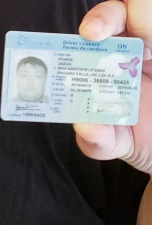
#> input picture document-scanner/1.jpg, 152 x 225 px
$ python scan.py --image 1.jpg --output out.png   (older library calls are emulated)
#> lines starting #> are read from the running program, lines starting #| are printed output that depends on the picture; after the words box and inside, x2 and y2 are one past the last pixel; in counts of white or black regions, pixels touching at a corner belong together
# USAGE
# From /adapters/:
# pipenv run python ../scan.py -i ~/Downloads/opencv-master/imgs/2Stickies.jpg -o ~/Documents/Work/identity/samples/IMG_1397_bounds.JPG

# The bible: http://citeseerx.ist.psu.edu/viewdoc/download?doi=10.1.1.59.4239&rep=rep1&type=pdf
# https://stackoverflow.com/questions/8667818/opencv-c-obj-c-detecting-a-sheet-of-paper-square-detection
# https://stackoverflow.com/questions/6555629/algorithm-to-detect-corners-of-paper-sheet-in-photo
# https://stackoverflow.com/questions/10893624/extract-lines-from-canny-edge-detection#10902423
# https://blogs.dropbox.com/tech/2016/08/fast-and-accurate-document-detection-for-scanning/
# https://stackoverflow.com/questions/1364976/rectangle-detection-with-hough-transform
# http://answers.opencv.org/question/74777/how-to-use-approxpolydp-to-close-contours/

# import the necessary packages
# from pyimagesearch.transform import four_point_transform
# from skimage.filters import threshold_local
import numpy as np
import argparse
import cv2
import imutils
import math
import itertools

# [65 lines left out: functions order_points, four_point_transform, get_new, not called in this run]

def getRectangle(gray, orig, ratio):
	gray = cv2.GaussianBlur(gray, (5, 5), 0)
	# gray = cv2.equalizeHist(gray)

	# this is to recognize white on white
	kernel = cv2.getStructuringElement(cv2.MORPH_RECT, (MORPH,MORPH))
	gray = cv2.dilate(gray, kernel)

	# Dyanmically set threshold
	# https://stackoverflow.com/questions/4292249/automatic-calculation-of-low-and-high-thresholds-for-the-canny-operation-in-open
	threshold, _ = cv2.threshold(gray, 0, 255, cv2.THRESH_BINARY + cv2.THRESH_OTSU)
	edged = cv2.Canny(gray, threshold * 0.9, threshold, 5)
	edges = edged

	# [7 lines of commented-out code are left out]

	lines = cv2.HoughLinesP(edged, 1,  3.14/180, HOUGH)
	for line in lines[0]:
		cv2.line(edges, (line[0], line[1]), (line[2], line[3]), (255,0,0), 2, 8)

	# find the contours in the edged image, keeping only the
	# largest ones, and initialize the screen contour
	contoursImage, contours, hierarchy = cv2.findContours(edges.copy(), cv2.RETR_LIST, cv2.CHAIN_APPROX_SIMPLE)
	contours = sorted(contours, key = cv2.contourArea, reverse = True)[:100]
	cnts = contours

	lines = cv2.HoughLines(contoursImage, 1, math.pi/180.0, 50, np.array([]), 0, 0)[:10]
	if lines is None:
		return None

	a,b,c = lines.shape
	thetaThreshold = 3.0 / (2 * math.pi)
	positionThreshold = 50.0

	extendedPeaks = []
	for combination in list(itertools.combinations(range(a), r=2)):
		i = combination[0]
		j = combination[1]
		line1 = lines[i][0]
		line2 = lines[j][0]
		dPosition = abs(line1[0] - line2[0])
		dTheta = abs(line1[1] - line2[1])

		if(dTheta < thetaThreshold and dPosition > positionThreshold):
			position = (line1[0] + line2[0]) / 2
			theta = (line1[1] + line2[1]) / 2
			extendedPeaks.append(((position, theta), (dPosition, dTheta), (line1, line2)))

	extendedThetaThreshold = 3.0 / (2 * math.pi)

	rectangles = []
	for combination in list(itertools.combinations(extendedPeaks, r=2)):
		extendedPeak1 = combination[0]
		extendedPeak2 = combination[1]
		dTheta = abs(abs(extendedPeak1[0][1] - extendedPeak2[0][1]) - (math.pi / 2))

		if(dTheta < extendedThetaThreshold):
			rectangles.append((extendedPeak1, extendedPeak2, dTheta))

	angularErrorWeight = 0.5
	distanceErrorWeight = 0.5
	bestRectangle = None
	bestRectangleError = float("inf")
	for rectangle in rectangles:
		error = angularErrorWeight * (rectangle[0][1][1] ** 2 + rectangle[1][1][1] ** 2 + rectangle[2] ** 2) + distanceErrorWeight * (rectangle[0][1][0] ** 2 + rectangle[1][1][0] ** 2)
		if error < bestRectangleError:
			bestRectangle = rectangle
			bestRectangleError = error

	if bestRectangle is None:
		return None

	bestRectangleLines = list([bestRectangle[0][2][0], bestRectangle[0][2][1], bestRectangle[1][2][0], bestRectangle[1][2][1]])
	# [12 lines of commented-out code are left out]

	bestRectanglePoints = []
	for combination in list(((bestRectangleLines[0], bestRectangleLines[2]), (bestRectangleLines[0], bestRectangleLines[3]), (bestRectangleLines[1], bestRectangleLines[2]), (bestRectangleLines[1], bestRectangleLines[3]))):
		rho0 = combination[0][0]
		rho1 = combination[1][0]

		# Minimum value so we don't error out
		theta0 = max(combination[0][1], 0.0000001)
		theta1 = max(combination[1][1], 0.0000001)

		# https://web.archive.org/web/20130617222808/http://www.aishack.in/2010/03/converting-lines-from-normal-to-slope-intercept-form/
		x0 = a * rho0
		y0 = b * rho0

		x1 = a * rho1
		y1 = b * rho1

		b0 = rho0 / math.sin(theta0)
		m0 = -math.cos(theta0) / math.sin(theta0)
		y0 = m0 * x0 + b0

		b1 = rho1 / math.sin(theta1)
		m1 = -math.cos(theta1) / math.sin(theta1)
		y1 = m1 * x1 + b1

		x = (b1 - b0) / (m0 - m1)
		y = m1 * x + b1

		bestRectanglePoints.append([x, y])

		# [5 lines of commented-out code are left out]

	cv2.fillConvexPoly(gray, np.array([bestRectanglePoints], np.int), (255, 0, 0))

	# [21 lines of commented-out code are left out]
	warped = four_point_transform(orig, np.array(bestRectanglePoints, np.int).reshape(4, 2) * ratio)

	# [11 lines of commented-out code are left out]

	cv2.imwrite(args["output"], warped)

	return True

# construct the argument parser and parse the arguments
ap = argparse.ArgumentParser()
ap.add_argument("-i", "--image", required = True,
	help = "Path to the image to be scanned")
ap.add_argument("-o", "--output", required = True,
	help = "Path to save the output image")
args = vars(ap.parse_args())

# these constants are carefully picked
MORPH = 9
CANNY = 84
HOUGH = 25

# load the image and compute the ratio of the old height
# to the new height, clone it, and resize it
image = cv2.imread(args["image"])
#> image is the input picture: shape (225, 152, 3); mean B, G, R 122.4, 121.5, 123.6
ratio = image.shape[0] / 500.0
orig = image.copy()
image = imutils.resize(image, height = 500)
#> image: shape (500, 337, 3)

# convert the image to grayscale, blur it, and find edges in the image
# https://stackoverflow.com/questions/29156091/opencv-edge-border-detection-based-on-color
hsv = cv2.cvtColor(image, cv2.COLOR_BGR2HSV)
#> hsv: shape (500, 337, 3); mean H, S, V 83.7, 47, 132.8
h,s,v = cv2.split(hsv)
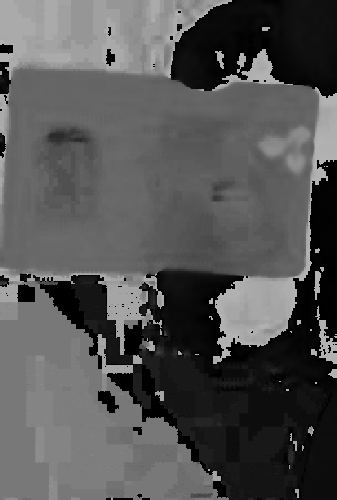
#> h: shape (500, 337); min 0, max 179, mean 83.7
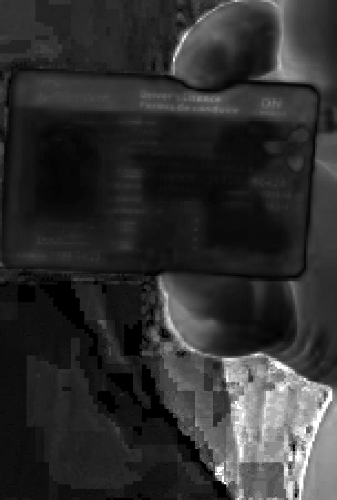
#> s: shape (500, 337); min 0, max 255, mean 47
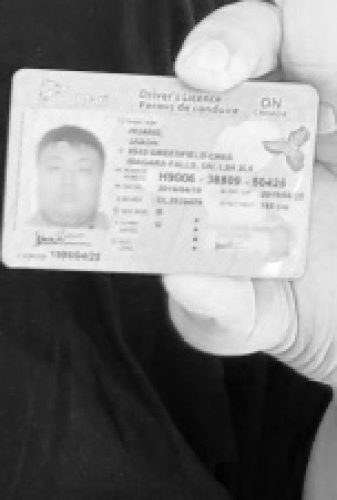
#> v: shape (500, 337); min 1, max 255, mean 132.8
gray = v

rectangle = getRectangle(s, orig, ratio)
#> in getRectangle, `gray = cv2.dilate(gray, kernel)`:
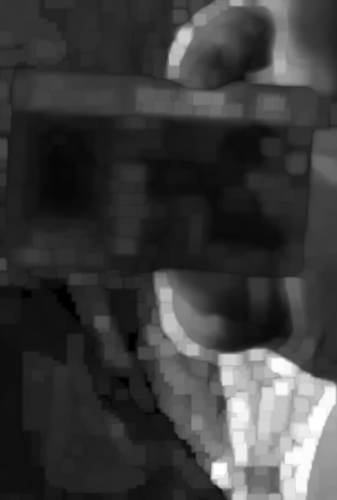
#> gray: shape (500, 337); min 0, max 255, mean 60.2
#> in getRectangle, `threshold, _ = cv2.threshold(gray, 0, 255, cv2.THRESH_BINARY + cv2.THR..`: threshold = 106
#> in getRectangle, `edged = cv2.Canny(gray, threshold * 0.9, threshold, 5)`:
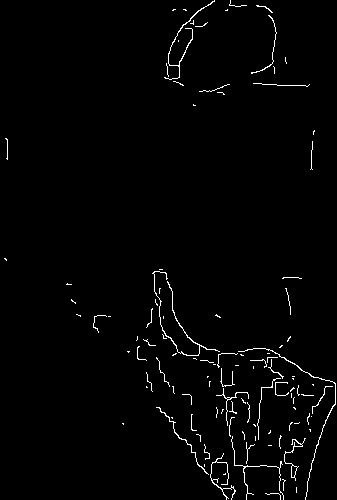
#> edged: shape (500, 337); 1.7% white in thin lines or dots
#> in getRectangle, `lines = cv2.HoughLinesP(edged, 1,  3.14/180, HOUGH)`: lines = 214 rows, first 6: [174, 81, 174, 81], [159, 289, 159, 289], [221, 371, 221, 377], [216, 314, 220, 317], [154, 287, 154, 287], [221, 379, 222, 386]
#> the loop in getRectangle, `for line in lines[0]:` made 1 pass
#> in getRectangle, `contoursImage, contours, hierarchy = cv2.findContours(edges.copy(), cv..`: contours = 111 contours, 104 with area under 20; largest, box (x1, y1, x2, y2) and area: (284, 438, 306, 481) 62, (152, 271, 220, 356) 50, (291, 465, 298, 478) 48, (164, 0, 215, 80) 46, (238, 348, 336, 500) 38, (156, 407, 209, 475) 29, (210, 453, 236, 500) 24
#> in getRectangle, `contours = sorted(contours, key = cv2.contourArea, reverse = True)[:100]`: contours = 100 contours, 93 with area under 20; largest, box (x1, y1, x2, y2) and area: (284, 438, 306, 481) 62, (152, 271, 220, 356) 50, (291, 465, 298, 478) 48, (164, 0, 215, 80) 46, (238, 348, 336, 500) 38, (156, 407, 209, 475) 29, (210, 453, 236, 500) 24
#> in getRectangle, `cnts = contours`: cnts has the same summary as contours
#> in getRectangle, `lines = cv2.HoughLines(contoursImage, 1, math.pi/180.0, 50, np.array([..`: lines = [[-159, 2.98], [-152, 2.97], [-270, 3.09], [-167, 3]]
#> the loop in getRectangle, `for combination in list(itertools.combinations(range(a), r=2)):` made 6 passes
#> (line1, line2, dPosition, dTheta, position, theta) on passes 2, 4, 6: ([-159, 2.98], [-270, 3.09], 111, 0.105, -214.5, 3.04), ([-152, 2.97], [-270, 3.09], 118, 0.122, -211, 3.03), ([-270, 3.09], [-167, 3], 103, 0.0873, -218.5, 3.05)
#> after the loop in getRectangle, `for combination in list(itertools.combinations(range(a), r=2)):`: extendedPeaks = [((-214.5, 3.04), (111, 0.105), ([-159, 2.98], [-270, 3.09])), ((-211, 3.03), (118, 0.122), ([-152, 2.97], [-270, 3.09])), ((-218.5, 3.05), (103, 0.0873), ([-270, 3.09], [-167, 3]))]
#> the loop in getRectangle, `for combination in list(itertools.combinations(extendedPeaks, r=2)):` made 3 passes
#> (extendedPeak1, extendedPeak2, dTheta) on passes 1 to 3: (((-214.5, 3.04), (111, 0.105), ([-159, 2.98], [-270, 3.09])), ((-211, 3.03), (118, 0.122), ([-152, 2.97], [-270, 3.09])), 1.56), (((-214.5, 3.04), (111, 0.105), ([-159, 2.98], [-270, 3.09])), ((-218.5, 3.05), (103, 0.0873), ([-270, 3.09], [-167, 3])), 1.56), (((-211, 3.03), (118, 0.122), ([-152, 2.97], [-270, 3.09])), ((-218.5, 3.05), (103, 0.0873), ([-270, 3.09], [-167, 3])), 1.55)
#> after the loop in getRectangle, `for combination in list(itertools.combinations(extendedPeaks, r=2)):`: rectangles = []
#> after the loop in getRectangle, `for rectangle in rectangles:`: bestRectangleError = inf
if rectangle is None:
	rectangle = getRectangle(v, orig, ratio)
#> call 2 of getRectangle, with ratio = 0.45
#> in getRectangle (call 2), `gray = cv2.dilate(gray, kernel)`:
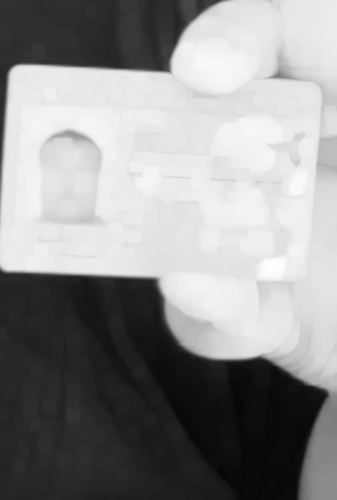
#> gray: shape (500, 337); min 6, max 253, mean 143.8
#> in getRectangle (call 2), `threshold, _ = cv2.threshold(gray, 0, 255, cv2.THRESH_BINARY + cv2.THR..`: threshold = 130
#> in getRectangle (call 2), `edged = cv2.Canny(gray, threshold * 0.9, threshold, 5)`:
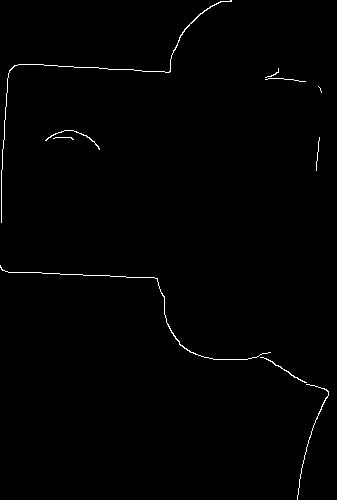
#> edged: shape (500, 337); 0.72% white in thin lines or dots
#> in getRectangle (call 2), `lines = cv2.HoughLinesP(edged, 1,  3.14/180, HOUGH)`: lines = 42 rows, first 6: [110, 276, 145, 277], [2, 160, 2, 149], [2, 169, 2, 161], [111, 69, 129, 69], [1, 222, 1, 170], [60, 274, 82, 274]
#> the loop in getRectangle (call 2), `for line in lines[0]:` made 1 pass
#> in getRectangle (call 2), `contoursImage, contours, hierarchy = cv2.findContours(edges.copy(), cv..`: contours = 10 contours, 6 with area under 20; largest, box (x1, y1, x2, y2) and area: (0, 265, 271, 360) 102, (1, 0, 232, 223) 46, (260, 357, 307, 383) 23, (45, 130, 100, 150) 22
#> in getRectangle (call 2), `cnts = contours`: cnts has the same summary as contours
#> in getRectangle (call 2), `lines = cv2.HoughLines(contoursImage, 1, math.pi/180.0, 50, np.array([..`: lines = [[271, 1.61], [270, 1.62], [63, 1.62], [13, 0.0698], [11, 0.0524], [273, 1.59], [61, 1.64], [268, 1.64], [64, 1.61], [8, 0.0349]]
#> the loop in getRectangle (call 2), `for combination in list(itertools.combinations(range(a), r=2)):` made 45 passes
#> (line1, line2, dPosition, dTheta, position, theta) on passes 2, 6, 8, 10, 14, 16, 20, 22: ([271, 1.61], [63, 1.62], 208, 0.0175, 167, 1.61), ([271, 1.61], [61, 1.64], 210, 0.0349, 166, 1.62), ([271, 1.61], [64, 1.61], 207, 0, 167.5, 1.61), ([270, 1.62], [63, 1.62], 207, 0, 166.5, 1.62), ([270, 1.62], [61, 1.64], 209, 0.0175, 165.5, 1.63), ([270, 1.62], [64, 1.61], 206, 0.0175, 167, 1.61), ([63, 1.62], [273, 1.59], 210, 0.0349, 168, 1.61), ([63, 1.62], [268, 1.64], 205, 0.0175, 165.5, 1.63)
#> after the loop in getRectangle (call 2), `for combination in list(itertools.combinations(range(a), r=2)):`: extendedPeaks = 12 items
#> the loop in getRectangle (call 2), `for combination in list(itertools.combinations(extendedPeaks, r=2)):` made 66 passes
#> (extendedPeak1, extendedPeak2, dTheta) on passes 1 to 3: (((167, 1.61), (208, 0.0175), ([271, 1.61], [63, 1.62])), ((166, 1.62), (210, 0.0349), ([271, 1.61], [61, 1.64])), 1.56), (((167, 1.61), (208, 0.0175), ([271, 1.61], [63, 1.62])), ((167.5, 1.61), (207, 0), ([271, 1.61], [64, 1.61])), 1.56), (((167, 1.61), (208, 0.0175), ([271, 1.61], [63, 1.62])), ((166.5, 1.62), (207, 0), ([270, 1.62], [63, 1.62])), 1.56)
#> after the loop in getRectangle (call 2), `for rectangle in rectangles:`: bestRectangleError = inf

print(rectangle)
#| None

$ run again, on document-scanner/3.jpg
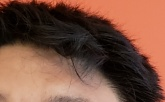
#> input picture document-scanner/3.jpg, 165 x 102 px
#> image is the input picture: shape (102, 165, 3); mean B, G, R 64.3, 80.6, 120.5
#> image: shape (500, 808, 3)
#> hsv: shape (500, 808, 3); mean H, S, V 16.1, 123.1, 120.5
#> threshold = 164
#> edged: shape (500, 808); 2.1% white in thin lines or dots
#> in getRectangle, `lines = cv2.HoughLinesP(edged, 1,  3.14/180, HOUGH)`: lines = 2102 rows, first 6: [495, 219, 495, 219], [175, 126, 199, 126], [415, 135, 417, 137], [43, 102, 46, 102], [442, 159, 442, 159], [632, 407, 632, 407]
#> the loop in getRectangle, `for line in lines[0]:` made 1 pass
#> in getRectangle, `contoursImage, contours, hierarchy = cv2.findContours(edges.copy(), cv..`: contours = 444 contours, 432 with area under 20; largest, box (x1, y1, x2, y2) and area: (696, 437, 729, 459) 318, (706, 437, 729, 459) 310, (601, 289, 617, 303) 158, (603, 289, 617, 303) 152, (510, 256, 528, 270) 150
#> in getRectangle, `contours = sorted(contours, key = cv2.contourArea, reverse = True)[:100]`: contours = 100 contours, 88 with area under 20; largest, box (x1, y1, x2, y2) and area: (696, 437, 729, 459) 318, (706, 437, 729, 459) 310, (601, 289, 617, 303) 158, (603, 289, 617, 303) 152, (510, 256, 528, 270) 150
#> cnts has the same summary as contours
#> in getRectangle, `lines = cv2.HoughLines(contoursImage, 1, math.pi/180.0, 50, np.array([..`: lines = [[-194, 2.36], [-249, 2.48], [-190, 2.36], [-197, 2.36], [160, 1.57], [-185, 2.34], [-192, 2.36], [126, 1.57], [-258, 2.5], [111, 1.57]]
#> the loop in getRectangle, `for combination in list(itertools.combinations(range(a), r=2)):` made 45 passes
#> (line1, line2, dPosition, dTheta, position, theta) on passes 1, 8, 10, 11, 13, 14, 23, 29: ([-194, 2.36], [-249, 2.48], 55, 0.122, -221.5, 2.42), ([-194, 2.36], [-258, 2.5], 64, 0.14, -226, 2.43), ([-249, 2.48], [-190, 2.36], 59, 0.122, -219.5, 2.42), ([-249, 2.48], [-197, 2.36], 52, 0.122, -223, 2.42), ([-249, 2.48], [-185, 2.34], 64, 0.14, -217, 2.41), ([-249, 2.48], [-192, 2.36], 57, 0.122, -220.5, 2.42), ([-190, 2.36], [-258, 2.5], 68, 0.14, -224, 2.43), ([-197, 2.36], [-258, 2.5], 61, 0.14, -227.5, 2.43)
#> after the loop in getRectangle, `for combination in list(itertools.combinations(range(a), r=2)):`: extendedPeaks = 10 items
#> the loop in getRectangle, `for combination in list(itertools.combinations(extendedPeaks, r=2)):` made 45 passes
#> (extendedPeak1, extendedPeak2, dTheta) on passes 1 to 3: (((-221.5, 2.42), (55, 0.122), ([-194, 2.36], [-249, 2.48])), ((-226, 2.43), (64, 0.14), ([-194, 2.36], [-258, 2.5])), 1.56), (((-221.5, 2.42), (55, 0.122), ([-194, 2.36], [-249, 2.48])), ((-219.5, 2.42), (59, 0.122), ([-249, 2.48], [-190, 2.36])), 1.57), (((-221.5, 2.42), (55, 0.122), ([-194, 2.36], [-249, 2.48])), ((-223, 2.42), (52, 0.122), ([-249, 2.48], [-197, 2.36])), 1.57)
#> after the loop in getRectangle, `for combination in list(itertools.combinations(extendedPeaks, r=2)):`: rectangles = []
#> after the loop in getRectangle, `for rectangle in rectangles:`: bestRectangleError = inf
#> in getRectangle (call 2), `gray = cv2.dilate(gray, kernel)`:
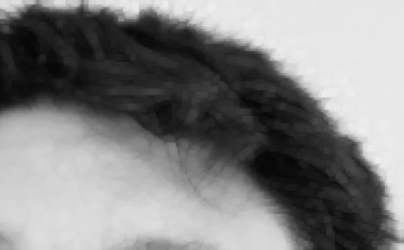
#> gray: shape (500, 808) (shown at 1/2 size); min 4, max 238, mean 128.5
#> threshold = 124
#> in getRectangle (call 2), `edged = cv2.Canny(gray, threshold * 0.9, threshold, 5)`:
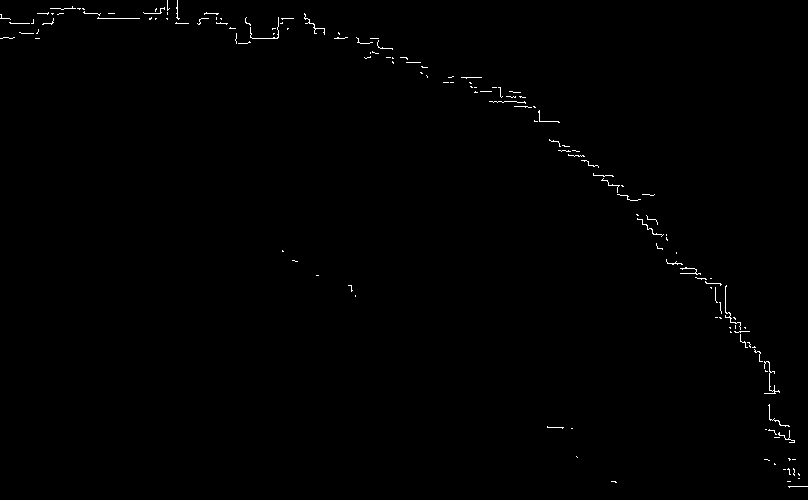
#> edged: shape (500, 808); 0.47% white in thin lines or dots
#> in getRectangle (call 2), `lines = cv2.HoughLinesP(edged, 1,  3.14/180, HOUGH)`: lines = 224 rows, first 6: [97, 18, 139, 18], [204, 13, 218, 13], [280, 23, 282, 23], [246, 23, 249, 23], [252, 38, 277, 38], [769, 390, 769, 373]
#> the loop in getRectangle (call 2), `for line in lines[0]:` made 1 pass
#> in getRectangle (call 2), `contoursImage, contours, hierarchy = cv2.findContours(edges.copy(), cv..`: contours = 143 contours, 142 with area under 20; largest, box (x1, y1, x2, y2) and area: (96, 17, 141, 20) 86
#> in getRectangle (call 2), `contours = sorted(contours, key = cv2.contourArea, reverse = True)[:100]`: contours = 100 contours, 99 with area under 20; largest, box (x1, y1, x2, y2) and area: (96, 17, 141, 20) 86
#> cnts has the same summary as contours
#> in getRectangle (call 2), `lines = cv2.HoughLines(contoursImage, 1, math.pi/180.0, 50, np.array([..`: lines = [[18, 1.57], [24, 1.52], [13, 1.57], [23, 1.57], [11, 1.62], [10, 1.64], [0, 1.71], [38, 1.57], [8, 1.66], [15, 1.59]]
#> the loop in getRectangle (call 2), `for combination in list(itertools.combinations(range(a), r=2)):` made 45 passes
#> (line1, line2, dPosition, dTheta) on passes 1 to 8: ([18, 1.57], [24, 1.52], 6, 0.0524), ([18, 1.57], [13, 1.57], 5, 0), ([18, 1.57], [23, 1.57], 5, 0), ([18, 1.57], [11, 1.62], 7, 0.0524), ([18, 1.57], [10, 1.64], 8, 0.0698), ([18, 1.57], [0, 1.71], 18, 0.14), ([18, 1.57], [38, 1.57], 20, 0), ([18, 1.57], [8, 1.66], 10, 0.0873)
#| None
